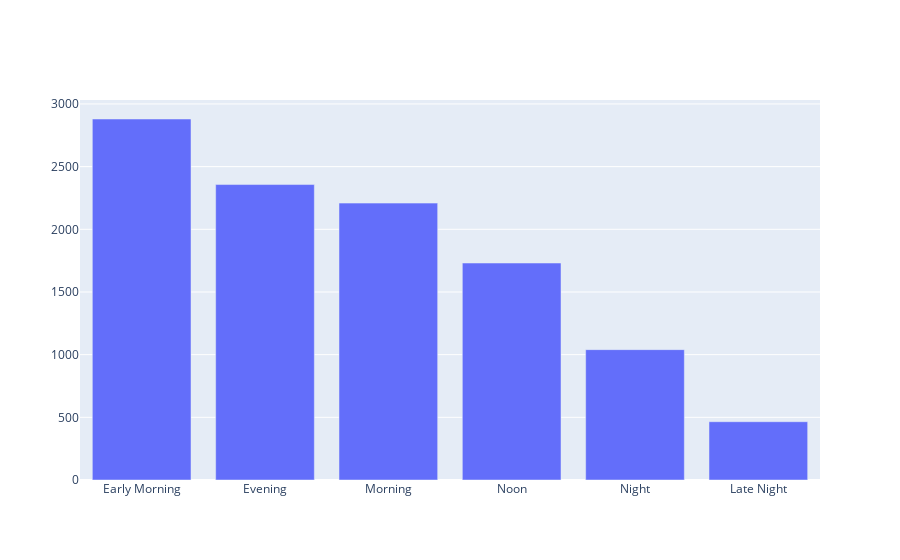

Here is the notebook cell this chart was saved with:
### Code cell
init_notebook_mode(connected=True)
cf.go_offline()

plotly.offline.iplot([go.Bar(x=list(dep_time_cat.keys()), y=list(dep_time_cat.values()))])

### Figure 1 — Plotly figure (JSON) as saved in the notebook; plotly's stock layout.template omitted (floating-point values rounded to 4 significant figures)
{"data": [{"type": "bar", "x": ["Early Morning", "Evening", "Morning", "Noon", "Night", "Late Night"], "y": [2880, 2357, 2209, 1731, 1040, 465]}], "layout": {}}
